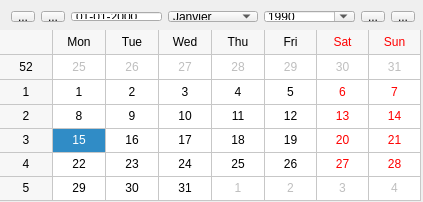
<?xml version="1.0" encoding="UTF-8"?>
<ui version="4.0">
 <class>DlgCalendarClass</class>
 <widget class="QDialog" name="DlgCalendarClass">
  <property name="geometry">
   <rect>
    <x>0</x>
    <y>0</y>
    <width>423</width>
    <height>202</height>
   </rect>
  </property>
  <property name="windowTitle">
   <string>DlgCalendar</string>
  </property>
  <widget class="QWidget" name="horizontalLayoutWidget">
   <property name="geometry">
    <rect>
     <x>0</x>
     <y>0</y>
     <width>426</width>
     <height>33</height>
    </rect>
   </property>
   <layout class="QHBoxLayout" name="horizontalLayout_2">
    <item>
     <widget class="QToolButton" name="toolButton_anneePrecedente">
      <property name="text">
       <string>...</string>
      </property>
      <property name="icon">
       <iconset>
        <normaloff>../../Themes/Default/16x16/2leftarrow.png</normaloff>../../Themes/Default/16x16/2leftarrow.png</iconset>
      </property>
     </widget>
    </item>
    <item>
     <widget class="QToolButton" name="toolButton_moisPrecedent">
      <property name="text">
       <string>...</string>
      </property>
      <property name="icon">
       <iconset>
        <normaloff>../../Themes/Default/16x16/1leftarrow.png</normaloff>../../Themes/Default/16x16/1leftarrow.png</iconset>
      </property>
     </widget>
    </item>
    <item>
     <widget class="QDateEdit" name="dateEdit">
      <property name="buttonSymbols">
       <enum>QAbstractSpinBox::NoButtons</enum>
      </property>
      <property name="displayFormat">
       <string>dd-MM-yyyy</string>
      </property>
      <property name="calendarPopup">
       <bool>false</bool>
      </property>
      <property name="currentSectionIndex">
       <number>0</number>
      </property>
     </widget>
    </item>
    <item>
     <widget class="QComboBox" name="comboBoxMois">
      <property name="maximumSize">
       <size>
        <width>3000</width>
        <height>20</height>
       </size>
      </property>
      <property name="font">
       <font/>
      </property>
      <property name="editable">
       <bool>false</bool>
      </property>
      <property name="currentIndex">
       <number>0</number>
      </property>
      <property name="minimumContentsLength">
       <number>0</number>
      </property>
      <item>
       <property name="text">
        <string>Janvier</string>
       </property>
      </item>
      <item>
       <property name="text">
        <string>Février</string>
       </property>
      </item>
      <item>
       <property name="text">
        <string>Mars</string>
       </property>
      </item>
      <item>
       <property name="text">
        <string>Avril</string>
       </property>
      </item>
      <item>
       <property name="text">
        <string>Mai</string>
       </property>
      </item>
      <item>
       <property name="text">
        <string>Juin</string>
       </property>
      </item>
      <item>
       <property name="text">
        <string>Juillet</string>
       </property>
      </item>
      <item>
       <property name="text">
        <string>Août</string>
       </property>
      </item>
      <item>
       <property name="text">
        <string>Septembre</string>
       </property>
      </item>
      <item>
       <property name="text">
        <string>Octobre</string>
       </property>
      </item>
      <item>
       <property name="text">
        <string>Novembre</string>
       </property>
      </item>
      <item>
       <property name="text">
        <string>Décembre</string>
       </property>
      </item>
     </widget>
    </item>
    <item>
     <widget class="QComboBox" name="comboBoxAn">
      <property name="maximumSize">
       <size>
        <width>3000</width>
        <height>20</height>
       </size>
      </property>
      <property name="font">
       <font/>
      </property>
      <property name="editable">
       <bool>true</bool>
      </property>
      <item>
       <property name="text">
        <string>1990</string>
       </property>
      </item>
      <item>
       <property name="text">
        <string>1991</string>
       </property>
      </item>
      <item>
       <property name="text">
        <string>1992</string>
       </property>
      </item>
      <item>
       <property name="text">
        <string>1993</string>
       </property>
      </item>
      <item>
       <property name="text">
        <string>1994</string>
       </property>
      </item>
      <item>
       <property name="text">
        <string>1995</string>
       </property>
      </item>
      <item>
       <property name="text">
        <string>1996</string>
       </property>
      </item>
      <item>
       <property name="text">
        <string>1997</string>
       </property>
      </item>
      <item>
       <property name="text">
        <string>1998</string>
       </property>
      </item>
      <item>
       <property name="text">
        <string>1999</string>
       </property>
      </item>
      <item>
       <property name="text">
        <string>2000</string>
       </property>
      </item>
      <item>
       <property name="text">
        <string>2001</string>
       </property>
      </item>
      <item>
       <property name="text">
        <string>2002</string>
       </property>
      </item>
      <item>
       <property name="text">
        <string>2003</string>
       </property>
      </item>
      <item>
       <property name="text">
        <string>2004</string>
       </property>
      </item>
      <item>
       <property name="text">
        <string>2005</string>
       </property>
      </item>
      <item>
       <property name="text">
        <string>2006</string>
       </property>
      </item>
      <item>
       <property name="text">
        <string>2007</string>
       </property>
      </item>
      <item>
       <property name="text">
        <string>2008</string>
       </property>
      </item>
      <item>
       <property name="text">
        <string>2009</string>
       </property>
      </item>
      <item>
       <property name="text">
        <string>2010</string>
       </property>
      </item>
     </widget>
    </item>
    <item>
     <widget class="QToolButton" name="toolButton_moisProchain">
      <property name="text">
       <string>...</string>
      </property>
      <property name="icon">
       <iconset>
        <normaloff>../../Themes/Default/16x16/1rightarrow.png</normaloff>../../Themes/Default/16x16/1rightarrow.png</iconset>
      </property>
     </widget>
    </item>
    <item>
     <widget class="QToolButton" name="toolButton_anneProchaine">
      <property name="text">
       <string>...</string>
      </property>
      <property name="icon">
       <iconset>
        <normaloff>../../Themes/Default/16x16/2rightarrow.png</normaloff>../../Themes/Default/16x16/2rightarrow.png</iconset>
      </property>
     </widget>
    </item>
   </layout>
  </widget>
  <widget class="QCalendarWidget" name="calendarWidget">
   <property name="geometry">
    <rect>
     <x>0</x>
     <y>30</y>
     <width>421</width>
     <height>171</height>
    </rect>
   </property>
   <property name="gridVisible">
    <bool>true</bool>
   </property>
   <property name="selectionMode">
    <enum>QCalendarWidget::SingleSelection</enum>
   </property>
   <property name="horizontalHeaderFormat">
    <enum>QCalendarWidget::ShortDayNames</enum>
   </property>
   <property name="verticalHeaderFormat">
    <enum>QCalendarWidget::ISOWeekNumbers</enum>
   </property>
   <property name="navigationBarVisible">
    <bool>false</bool>
   </property>
   <property name="dateEditEnabled">
    <bool>false</bool>
   </property>
  </widget>
 </widget>
 <layoutdefault spacing="6" margin="11"/>
 <resources/>
 <connections/>
</ui>
